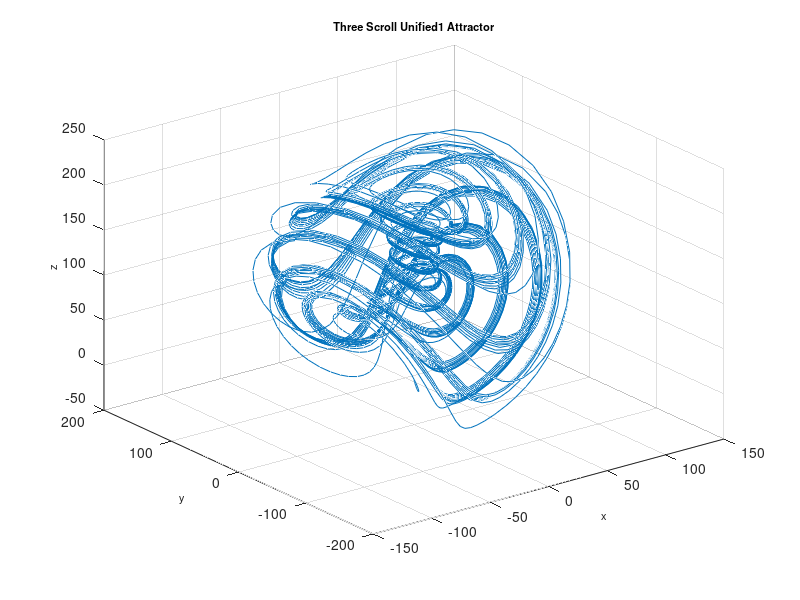

Recreate this plot in MATLAB.
function ThreeScroll1
%==========================================================================
% Matlab program to plot a phase portrait of the 3D chaotic system
%==========================================================================
clear
clc
clf
%==================== Parameters ==========================================
a = 32.48; b=45.84; c=1.18; d=0.13; e=0.57; f=14.7;
%===================== Initial conditions =================================
initial=[-0.29, -0.25, -0.59]; 
% =============== Solves ODEs =============================================
deq1=@(t,x) [a*(x(2)-x(1))+d*x(1)*x(3); b*x(1)-x(1)*x(3)+f*x(2); ...
    c*x(3)+x(1)*x(2)-e*x(1)^2];
[~,sol] = ode45(deq1,[0, 20],initial);
%============= Runs simulation ============================================
    plot3(sol(:,1),sol(:,2),sol(:,3)),grid
    title('Three Scroll Unified1 Attractor','fontsize',8)
    xlabel('x','fontsize',8)
    ylabel('y','fontsize',8)
    zlabel('z','fontsize',8)
%================= End of program =========================================
